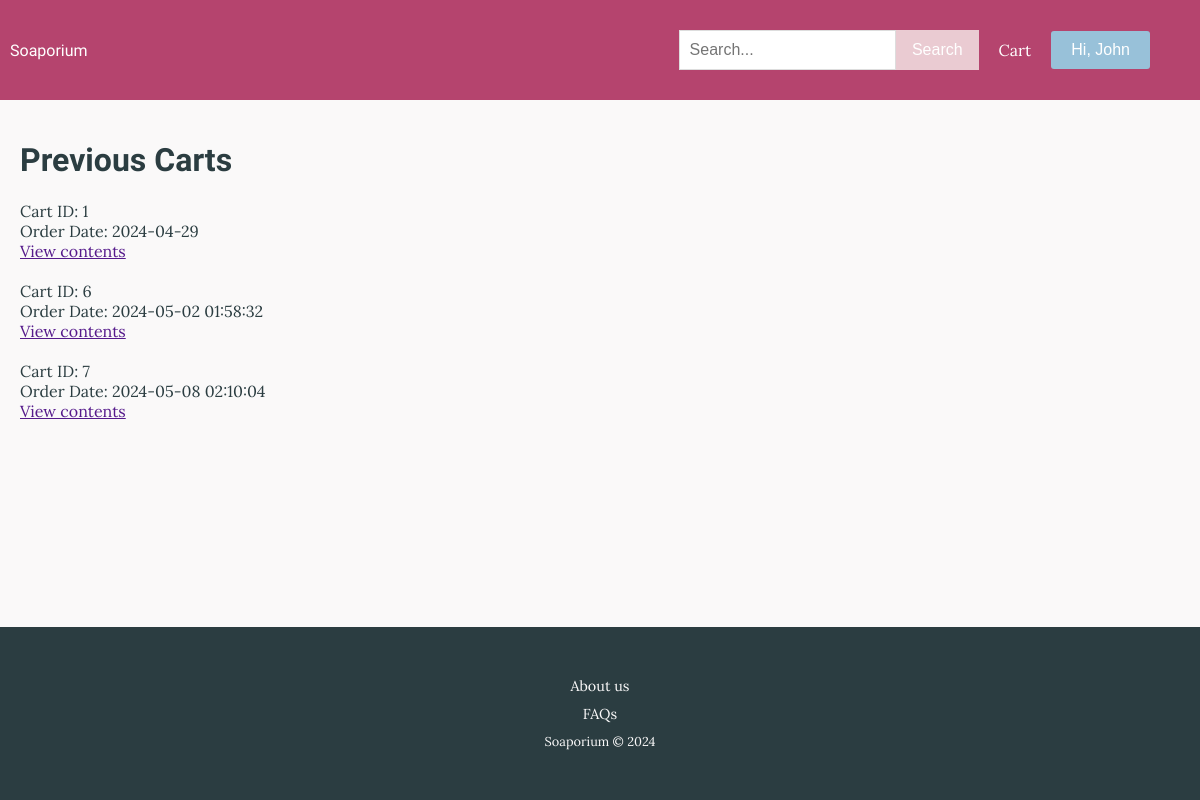
The page /previous_carts (signed in) on the database as committed earlier.
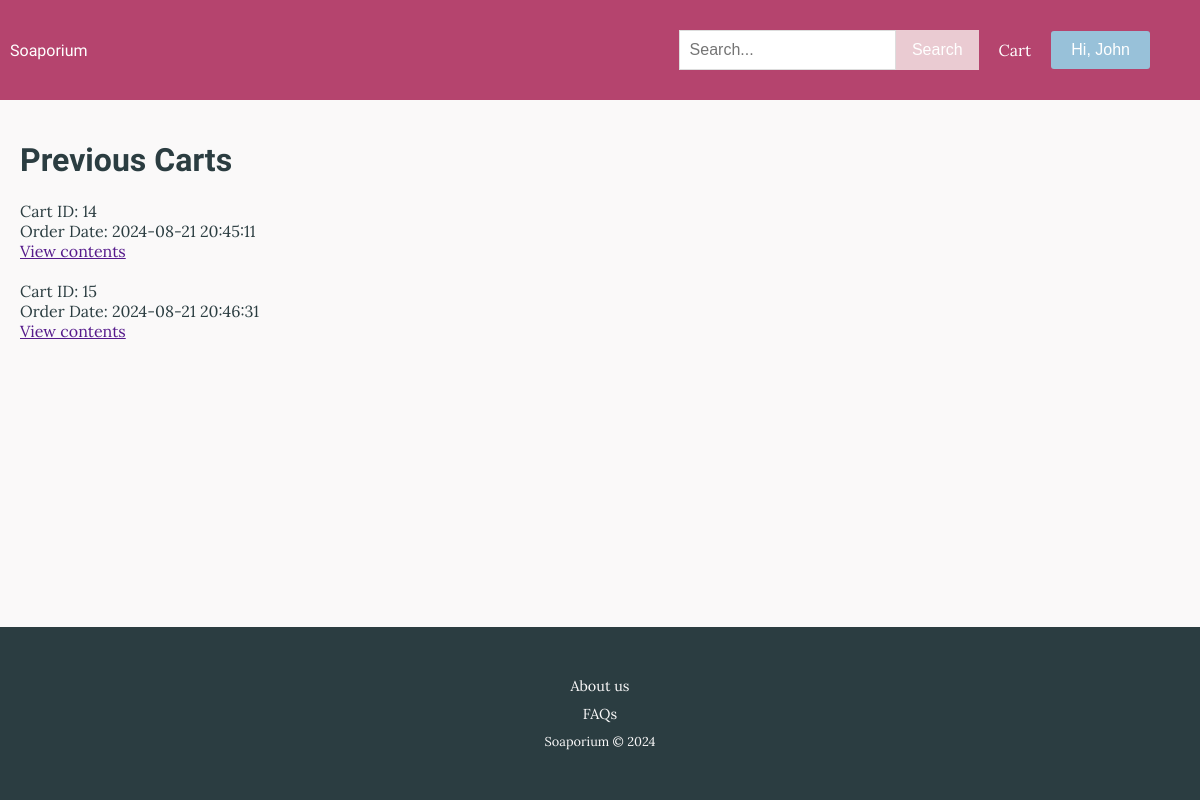
The same page on the database as committed later.
### tables this page shows
CREATE TABLE User (userid INTEGER PRIMARY KEY AUTOINCREMENT, fname TEXT NOT NULL, lname TEXT NOT NULL, housenum INTEGER, street TEXT, suburb TEXT, town TEXT, region TEXT, country TEXT, postcode INTEGER, email TEXT NOT NULL, password TEXT NOT NULL);

CREATE TABLE Cart (cartid INTEGER PRIMARY KEY AUTOINCREMENT, userid INTEGER REFERENCES User (userid), order_date DATETIME, status TEXT);

### routes.py (the view)
@app.route("/previous_carts")
def previous_carts():
    userid = session.get("userid")
    if not userid:
        flash("Please log in to view your previous carts")
        return redirect(url_for("login"))
    conn = sqlite3.connect("Soap.db")
    sql = "SELECT * FROM Cart WHERE userid = ? AND status = 'completed'"
    completed_carts = conn.execute(sql, (userid,)).fetchall()
    conn.close()
    return render_template("previous_carts.html",
                           completed_carts=completed_carts)

### routes.py (called while the page is built)
@app.context_processor
def inject_user_firstname():
    user_firstname = None
    userid = session.get("userid")
    if userid:
        conn = sqlite3.connect("Soap.db")
        sql = "SELECT fname FROM User WHERE userid = ?"
        user = conn.execute(sql, (userid,)).fetchone()
        if user:
            user_firstname = user[0]
        conn.close()
    return dict(user_firstname=user_firstname)

### templates/previous_carts.html (shortened to what this page needs)
{% extends "layout.html" %}
{% block content %}
<h1>Previous Carts</h1>
{% if completed_carts and completed_carts|length > 0 %}
<ul>
    {% for cart in completed_carts %}
    <li>
        Cart ID: {{ cart[0] }}
        <br>
        Order Date: {{ cart[2] }}
        <br>
        <a href="">View contents</a>
        <br>
        <br>
    </li>
    {% endfor %}
</ul>
{% else %}
<p>No previous carts found.</p>
{% endif %}
{% endblock %}

### templates/layout.html (shortened to what this page needs)
<!DOCTYPE html>
<html lang="en">
<head>
    <link rel="stylesheet" href="{{ url_for('static', filename='styles.css') }}">
</head>
<body>
    <div class="top-bar">
        <a href="{{ url_for('home') }}" class="home-link">Soaporium</a>
        <nav class="navbar">
            <ul class="nav-links">
                <li class="search-bar">
                    <form action="{{ url_for('search') }}" method="get">
                        <div class="input-wrapper">
                            <input type="text" name="search_term" placeholder="Search...">
                            <button type="submit">Search</button>
                        </div>
                    </form>
                </li>
                {% if session.get("userid") %}
                <li><a href="{{ url_for('view_current_cart') }}">Cart</a></li>
                <li class="user-dropdown">
                    <button class="user-dropdown-btn">Hi, {{ user_firstname }}</button>
                </li>
                {% else %}
                <li><a href="{{ url_for('login') }}">Login</a></li>
                <li><a href="{{ url_for('signup') }}">Sign Up</a></li>
                {% endif %}
            </ul>
        </nav>
    </div>
    <div class="content">
        {% block content %}{% endblock %}
    </div>
    <div class="footer">
        <div class="footer links">
            <p><a href="{{ url_for('about') }}">About us</a></p>
            <p><a href="{{ url_for('faqs')}}">FAQs</a></p>
            <p>Soaporium &COPY; 2024</p>
        </div>
    </div>
</body>
</html>

### static/styles.css (style rules this page uses)
body { font-family: 'Lora', serif; margin: 0; padding: 0; background-color: #faf9f9; color: #2b3d41; display: flex; flex-direction: column; min-height: 100vh; }
h1, h2, h3, h4, h5, h6, .home-link { font-family: 'Rock Salt', cursive; }
ul, li { list-style-type: none; margin: 0; padding: 0; }
.top-bar { height: 5em; background-color: #b5446e; color: #fff; padding: 10px; display: flex; justify-content: space-between; align-items: center; }
.home-link, .nav-links li a { color: #fff; text-decoration: none; }
.navbar { background-color: #b5446e; color: #fff; display: flex; justify-content: space-between; align-items: center; padding: 0 20px; }
.nav-links { display: flex; align-items: center; flex-wrap: wrap; }
.nav-links li { margin-right: 20px; }
.search-bar { flex-grow: 1; max-width: 300px; }
.search-bar input[type="text"], .search-form input[type="text"] { padding: 10px; font-size: 16px; border: 1px solid #ddd; width: 100%; box-sizing: border-box; }
.input-wrapper { display: flex; align-items: center; width: 100%; }
.input-wrapper input { flex-grow: 1; padding-right: 40px; }
.input-wrapper button { width: auto; padding: 10px 15px; background-color: #eacbd2; color: #fff; border: 1px solid #eacbd2; cursor: pointer; font-size: 16px; flex-shrink: 0; }
.content { padding: 20px; }
.footer { background-color: #2b3d41; padding: 20px; color: #faf9f9; margin-top: auto; flex-shrink: 0; text-align: center; }
.footer a { color: #faf9f9; text-decoration: none; margin: 0 10px; font-size: 0.9rem; }
.footer p { margin: 10px 0; font-size: 0.8rem; }
.add-to-cart, .user-dropdown-btn { display: inline-block; padding: 10px 20px; font-size: 16px; background-color: #98c1d9; color: #fff; border: none; border-radius: 3px; cursor: pointer; text-decoration: none; }
.user-dropdown { position: relative; }
.user-dropdown-btn { padding: 10px 20px; font-size: 16px; background-color: #98c1d9; color: #fff; border: none; border-radius: 3px; cursor: pointer; text-decoration: none; display: inline-block; }

Rows that differ between the two databases and show on the page:
removed Cart: cartid "1", order_date "2024-04-29"
removed Cart: cartid "6", order_date "2024-05-02 01:58:32"
removed Cart: cartid "7", order_date "2024-05-08 02:10:04"
added Cart: cartid "14", order_date "2024-08-21 20:45:11"
added Cart: cartid "15", order_date "2024-08-21 20:46:31"
